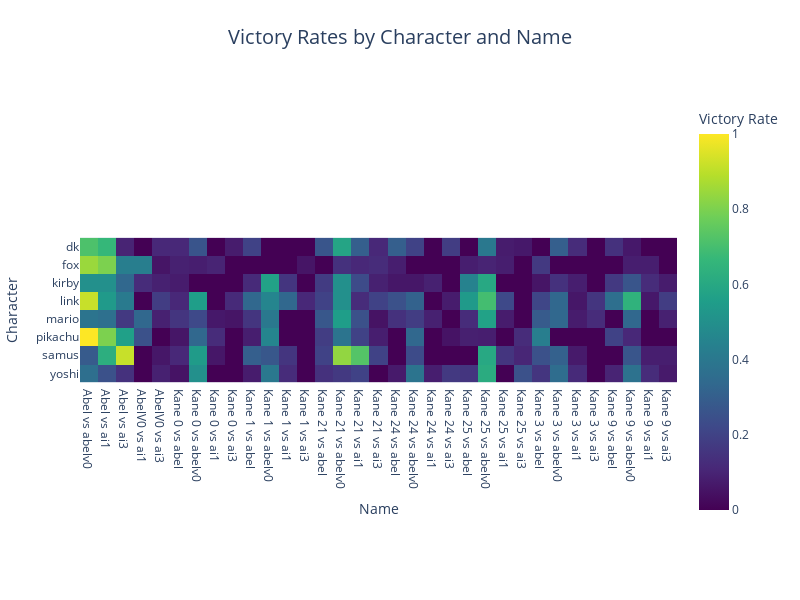

Write notebook code for a chart like this one.
### Code cell
# Plot a heatmap of the victory rates by character and by name
z = all_df.pivot_table(index="Character", columns="Name", values="Victory Rate")
fig = px.imshow(z,
                 labels=dict(x="Name", y="Character", color="Victory Rate"),
                 x=z.columns,
                 y=z.index,
                 title="Victory Rates by Character and Name",
                 color_continuous_scale='Viridis')
fig.update_layout(
    title_x=0.5,
    title_y=0.95,
    title_font=dict(size=20),
    width=800,
    height=600
)
fig.show()

### Figure 1 — Plotly figure (JSON) as saved in the notebook; plotly's stock layout.template omitted (floating-point values rounded to 4 significant figures; data arrays with more than 128 entries replaced by an {"elided": "..."} marker saying what was removed)
{"data": [{"coloraxis": "coloraxis", "hovertemplate": "Name: %{x}<br>Character: %{y}<br>Victory Rate: %{z}<extra></extra>", "name": "0", "type": "heatmap", "x": ["Abel vs abelv0", "Abel vs ai1", "Abel vs ai3", "AbelV0 vs ai1", "AbelV0 vs ai3", "Kane 0 vs abel", "Kane 0 vs abelv0", "Kane 0 vs ai1", "Kane 0 vs ai3", "Kane 1 vs abel", "Kane 1 vs abelv0", "Kane 1 vs ai1", "Kane 1 vs ai3", "Kane 21 vs abel", "Kane 21 vs abelv0", "Kane 21 vs ai1", "Kane 21 vs ai3", "Kane 24 vs abel", "Kane 24 vs abelv0", "Kane 24 vs ai1", "Kane 24 vs ai3", "Kane 25 vs abel", "Kane 25 vs abelv0", "Kane 25 vs ai1", "Kane 25 vs ai3", "Kane 3 vs abel", "Kane 3 vs abelv0", "Kane 3 vs ai1", "Kane 3 vs ai3", "Kane 9 vs abel", "Kane 9 vs abelv0", "Kane 9 vs ai1", "Kane 9 vs ai3"], "xaxis": "x", "y": ["dk", "fox", "kirby", "link", "mario", "pikachu", "samus", "yoshi"], "yaxis": "y", "z": {"elided": "8x33 float values"}}], "layout": {"coloraxis": {"colorbar": {"title": {"text": "Victory Rate"}}, "colorscale": [[0, "#440154"], [0.1111, "#482878"], [0.2222, "#3e4989"], [0.3333, "#31688e"], [0.4444, "#26828e"], [0.5556, "#1f9e89"], [0.6667, "#35b779"], [0.7778, "#6ece58"], [0.8889, "#b5de2b"], [1, "#fde725"]]}, "height": 600, "title": {"font": {"size": 20}, "text": "Victory Rates by Character and Name", "x": 0.5, "y": 0.95}, "width": 800, "xaxis": {"anchor": "y", "constrain": "domain", "domain": [0, 1], "scaleanchor": "y", "title": {"text": "Name"}}, "yaxis": {"anchor": "x", "autorange": "reversed", "constrain": "domain", "domain": [0, 1], "title": {"text": "Character"}}}}
